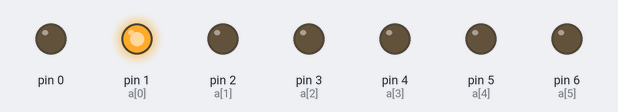
The sketch below on a simulated Arduino Uno, built with avr-gcc and run on an emulated ATmega328P. On the bench: output pins drawn as LEDs (lit = HIGH).

Above: at 0.05 s.
At 0.25 s:
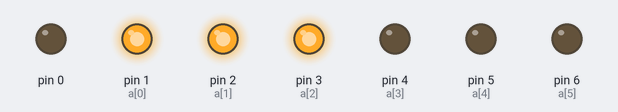
At 0.75 s:
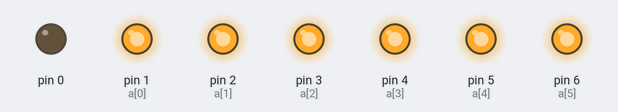
At 1.55 s:
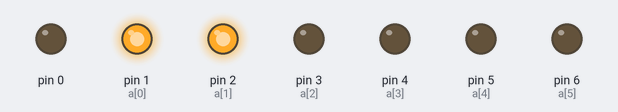
At 2.25 s:
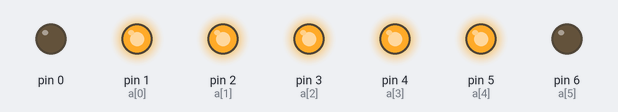
At 3.15 s:
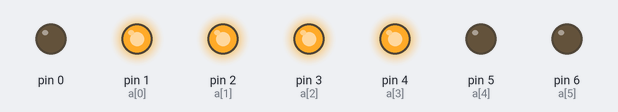
Timing chart, 0 to 3.5 s (numbered marks = the images above):
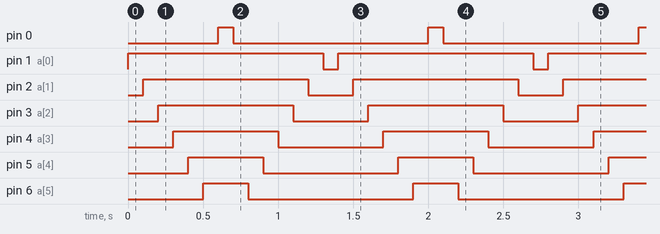

Measured:
- by itself, pin 0: alternates HIGH for 0.10 s and LOW for 1.3 s
- by itself, pin 1 (a[0]): alternates HIGH for 1.3 s and LOW for 0.10 s
- by itself, pin 2 (a[1]): alternates HIGH for 1.1 s and LOW for 0.30 s
- by itself, pin 3 (a[2]): alternates HIGH for 0.90 s and LOW for 0.50 s
- by itself, pin 4 (a[3]): alternates HIGH for 0.70 s and LOW for 0.70 s
- by itself, pin 5 (a[4]): alternates HIGH for 0.50 s and LOW for 0.90 s
- by itself, pin 6 (a[5]): alternates HIGH for 0.30 s and LOW for 1.1 s

The sketch:

stack.ino
```cpp
int a[6]={1,2,3,4,5,6};
int i;
void setup() {
  for(i=0; i<=6; i++){
    pinMode(a[i],OUTPUT);
  }

}


void loop() {
  for(i=0; i<=6; i++){
    digitalWrite(a[i],1);
    delay(100);

  }
  for(i=6; i>=0; i--){
    digitalWrite(a[i],0);
    delay(100);

  }

}
```
